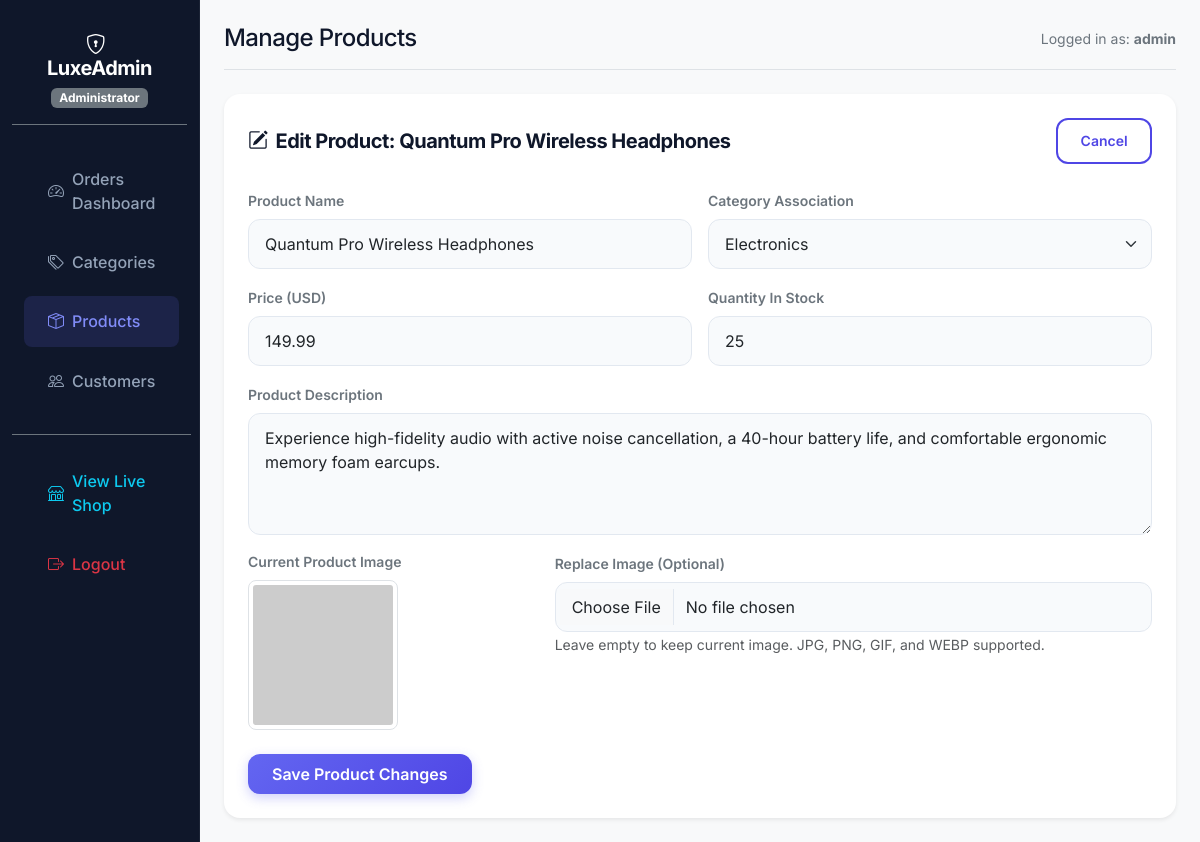
/admin/products.php?action=edit&id=1 (signed in), run on the app's committed database.
### tables this page shows
CREATE TABLE IF NOT EXISTS `products` (
    `id` INT AUTO_INCREMENT PRIMARY KEY,
    `category_id` INT NULL,
    `name` VARCHAR(255) NOT NULL,
    `description` TEXT NULL,
    `price` DECIMAL(10,2) NOT NULL,
    `image` VARCHAR(255) NULL,
    `stock` INT NOT NULL DEFAULT 0,
    `created_at` TIMESTAMP DEFAULT CURRENT_TIMESTAMP,
    FOREIGN KEY (`category_id`) REFERENCES `categories`(`id`) ON DELETE SET NULL ON UPDATE CASCADE
);

CREATE TABLE IF NOT EXISTS `categories` (
    `id` INT AUTO_INCREMENT PRIMARY KEY,
    `name` VARCHAR(100) NOT NULL UNIQUE,
    `created_at` TIMESTAMP DEFAULT CURRENT_TIMESTAMP
);

### config/db.php (called while the page is built, shortened)
<?php
function sanitize($data) {
    return htmlspecialchars(trim($data), ENT_QUOTES, 'UTF-8');
}
?>

### admin/products.php (the view, shortened to what this page needs)
<?php
require_once '../config/db.php';
require_once '../includes/admin_header.php';
$action = isset($_GET['action']) ? $_GET['action'] : 'list';
$edit_product = null;
if ($action === 'edit' && isset($_GET['id'])) {
    $edit_id = (int)$_GET['id'];
    try {
        $stmt = $pdo->prepare("SELECT * FROM products WHERE id = ?");
        $stmt->execute([$edit_id]);
        $edit_product = $stmt->fetch();
    } catch (PDOException $e) {
        $action = 'list';
    }
}
$categories = [];
try {
    $categories = $pdo->query("SELECT * FROM categories ORDER BY name ASC")->fetchAll();
} catch (PDOException $e) {
}
?>
<?php if ($action === 'add'): ?>
    <div class="card border-0 shadow-sm rounded-4 bg-white p-4">
        <div class="d-flex justify-content-between align-items-center mb-4">
            <h5 class="fw-bold mb-0"><i class="bi bi-plus-circle-fill me-2 text-primary"></i>Add New Product</h5>
            <a href="products.php" class="btn btn-premium-outline btn-sm">Cancel</a>
        </div>
        <form action="products.php" method="POST" enctype="multipart/form-data">
            <div class="row g-3">
                <div class="col-md-6">
                    <label for="name" class="form-label small fw-semibold text-secondary">Product Name</label>
                    <input type="text" name="name" id="name" class="form-control form-control-custom" placeholder="e.g. Wireless Pro Earbuds" required>
                </div>
                <div class="col-md-6">
                    <label for="category_id" class="form-label small fw-semibold text-secondary">Category Association</label>
                    <select name="category_id" id="category_id" class="form-select form-control-custom">
                        <option value="0">Uncategorized</option>
                        <?php foreach ($categories as $cat): ?>
                            <option value="<?php echo $cat['id']; ?>"><?php echo sanitize($cat['name']); ?></option>
                        <?php endforeach; ?>
                    </select>
                </div>
                <div class="col-md-6">
                    <label for="price" class="form-label small fw-semibold text-secondary">Price (USD)</label>
                    <input type="number" name="price" id="price" class="form-control form-control-custom" step="0.01" min="0" placeholder="e.g. 99.99" required>
                </div>
                <div class="col-md-6">
                    <label for="stock" class="form-label small fw-semibold text-secondary">Quantity In Stock</label>
                    <input type="number" name="stock" id="stock" class="form-control form-control-custom" min="0" placeholder="e.g. 50" required>
                </div>
                <div class="col-12">
                    <label for="description" class="form-label small fw-semibold text-secondary">Product Description</label>
                    <textarea name="description" id="description" class="form-control form-control-custom" rows="4" placeholder="Detailed description of features, materials, sizing, etc."></textarea>
                </div>
                <div class="col-12">
                    <label for="image" class="form-label small fw-semibold text-secondary">Product Image</label>
                    <input type="file" name="image" id="image" class="form-control form-control-custom" accept="image/*">
                    <span class="small text-muted">Supports JPG, PNG, GIF, and WEBP. Maximum 2MB size suggested.</span>
                </div>
            </div>
            <button type="submit" name="add_product" class="btn btn-premium mt-4 px-4 py-2 border-0">
                <i class="bi bi-box-arrow-in-down me-1"></i> Save Product
            </button>
        </form>
    </div>
<?php elseif ($action === 'edit' && $edit_product): ?>
    <div class="card border-0 shadow-sm rounded-4 bg-white p-4">
        <div class="d-flex justify-content-between align-items-center mb-4">
            <h5 class="fw-bold mb-0 text-indigo"><i class="bi bi-pencil-square me-2"></i>Edit Product: <?php echo sanitize($edit_product['name']); ?></h5>
            <a href="products.php" class="btn btn-premium-outline btn-sm">Cancel</a>
        </div>
        <form action="products.php" method="POST" enctype="multipart/form-data">
            <div class="row g-3">
                <div class="col-md-6">
                    <label for="name" class="form-label small fw-semibold text-secondary">Product Name</label>
                    <input type="text" name="name" id="name" class="form-control form-control-custom" value="<?php echo sanitize($edit_product['name']); ?>" required>
                </div>
                <div class="col-md-6">
                    <label for="category_id" class="form-label small fw-semibold text-secondary">Category Association</label>
                    <select name="category_id" id="category_id" class="form-select form-control-custom">
                        <?php foreach ($categories as $cat): ?>
                            <option value="<?php echo $cat['id']; ?>" <?php echo ((int)$edit_product['category_id'] === (int)$cat['id']) ? 'selected' : ''; ?>>
                                <?php echo sanitize($cat['name']); ?>
                            </option>
                        <?php endforeach; ?>
                    </select>
                </div>
                <div class="col-md-6">
                    <label for="price" class="form-label small fw-semibold text-secondary">Price (USD)</label>
                    <input type="number" name="price" id="price" class="form-control form-control-custom" step="0.01" min="0" value="<?php echo $edit_product['price']; ?>" required>
                </div>
                <div class="col-md-6">
                    <label for="stock" class="form-label small fw-semibold text-secondary">Quantity In Stock</label>
                    <input type="number" name="stock" id="stock" class="form-control form-control-custom" min="0" value="<?php echo $edit_product['stock']; ?>" required>
                </div>
                <div class="col-12">
                    <label for="description" class="form-label small fw-semibold text-secondary">Product Description</label>
                    <textarea name="description" id="description" class="form-control form-control-custom" rows="4"><?php echo sanitize($edit_product['description']); ?></textarea>
                </div>
                <div class="col-md-4">
                    <label class="form-label small fw-semibold text-secondary d-block">Current Product Image</label>
                    <?php if (!empty($edit_product['image'])): ?>
                        <img src="../assets/images/<?php echo sanitize($edit_product['image']); ?>" class="img-thumbnail rounded-3" style="max-height: 150px; object-fit: cover;" onerror="this.src='https://placehold.co/150';">
                    <?php else: ?>
                        <span class="text-muted small">No image uploaded</span>
                    <?php endif; ?>
                </div>
                <div class="col-md-8">
                    <label for="image" class="form-label small fw-semibold text-secondary">Replace Image (Optional)</label>
                    <input type="file" name="image" id="image" class="form-control form-control-custom" accept="image/*">
                    <span class="small text-muted">Leave empty to keep current image. JPG, PNG, GIF, and WEBP supported.</span>
                </div>
            </div>
            <button type="submit" name="edit_product" class="btn btn-premium mt-4 px-4 py-2 border-0">
                Save Product Changes
            </button>
        </form>
    </div>
<?php endif; ?>
<?php require_once '../includes/admin_footer.php'; ?>

### assets/css/style.css (style rules this page uses)
:root { --primary-gradient: linear-gradient(135deg, #6366f1 0%, #4f46e5 100%); --accent-gradient: linear-gradient(135deg, #14b8a6 0%, #0d9488 100%); --warning-gradient: linear-gradient(135deg, #f59e0b 0%, #d97706 100%); --danger-gradient: linear-gradient(135deg, #ef4444 0%, #dc2626 100%); --bg-main: #f8fafc; --card-bg: #ffffff; --text-primary: #0f172a; --text-secondary: #475569; --border-color: #e2e8f0; --neon-indigo: #818cf8; --font-inter: 'Inter', sans-serif; }
body { font-family: var(--font-inter); background-color: var(--bg-main); color: var(--text-primary); min-height: 100vh; display: flex; flex-direction: column; overflow-x: hidden; }
h1, h2, h3, h4, h5, h6 { font-weight: 700; letter-spacing: -0.025em; color: var(--text-primary); }
.btn-premium { background: var(--primary-gradient); color: #ffffff !important; font-weight: 600; border: none; border-radius: 0.75rem; padding: 0.75rem 1.5rem; transition: all 0.25s ease; box-shadow: 0 4px 12px rgba(99, 102, 241, 0.3); }
.btn-premium-outline { background: transparent; color: #4f46e5 !important; font-weight: 600; border: 2px solid #4f46e5; border-radius: 0.75rem; padding: 0.65rem 1.4rem; transition: all 0.25s ease; }
.form-control-custom { border-radius: 0.75rem; padding: 0.75rem 1rem; border: 1px solid var(--border-color); background-color: #f8fafc; transition: all 0.2s ease; }

### data on the page
products: name "Quantum Pro Wireless Headphones", category_id "Electronics", price "149.99", stock "25", description "Experience high-fidelity audio with active noise cancellation, a 40-hour battery life, and comfortable ergonomic memory foam earcups."

### other printed values
$page_title "Manage Products"
$_SESSION['admin_username'] "admin"
